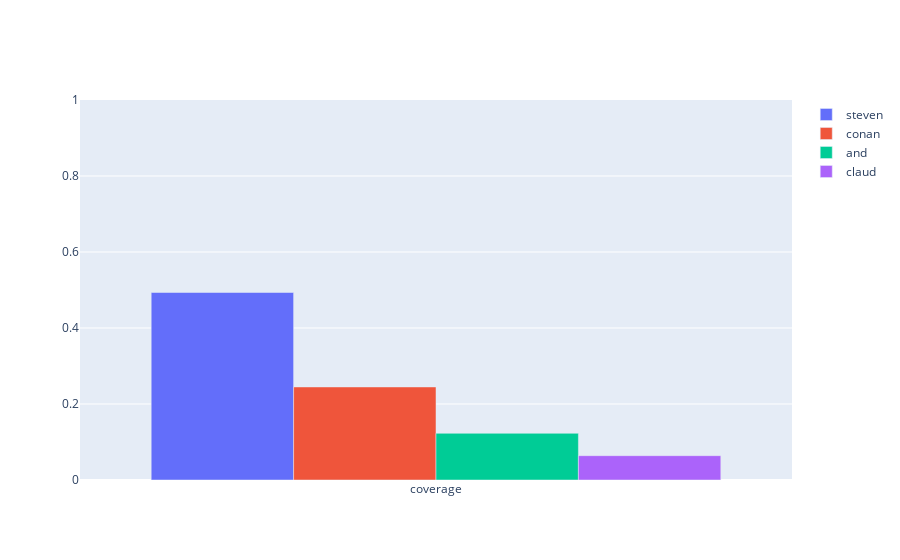

Notebook source saved alongside this figure:
### Code cell
show_feature_coverage(exp)

### Figure 1 — Plotly figure (JSON) as saved in the notebook; plotly's stock layout.template omitted (floating-point values rounded to 4 significant figures)
{"data": [{"name": "steven", "type": "bar", "x": ["coverage"], "y": [0.4934]}, {"name": "conan", "type": "bar", "x": ["coverage"], "y": [0.2449]}, {"name": "and", "type": "bar", "x": ["coverage"], "y": [0.1229]}, {"name": "claud", "type": "bar", "x": ["coverage"], "y": [0.064]}], "layout": {"yaxis": {"range": [0, 1]}}}
